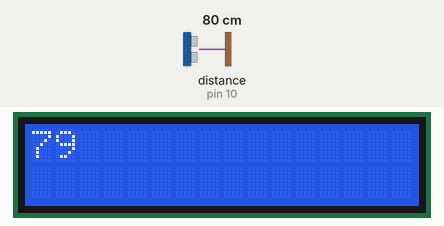
Recording of a sketch running on a simulated Arduino Uno, built with avr-gcc and run on an emulated ATmega328P. On the bench: 16×2 character LCD. Inputs (shaded band) come from the test bench; at power-on: distance to the obstacle (sensor on pin 10) 80 cm. The echo pulse lasts 58.3 µs per cm; what the sketch prints to the serial monitor is not drawn.

Above: at 1.2 s.
1.3 s: distance to the obstacle (sensor on pin 10) set to 2 cm
At 4.1 s:
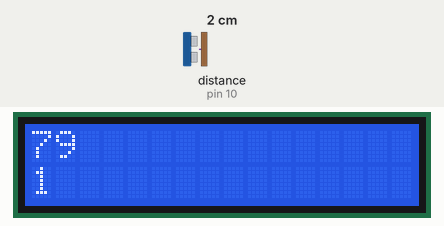
4.5 s: distance to the obstacle (sensor on pin 10) set to 4 cm
At 6.5 s:
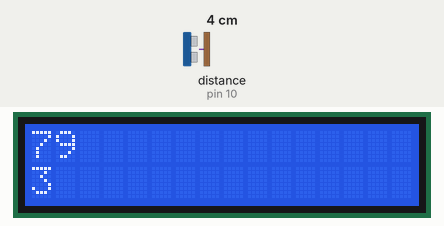
7.5 s: distance to the obstacle (sensor on pin 10) set to 9 cm
At 10.1 s:
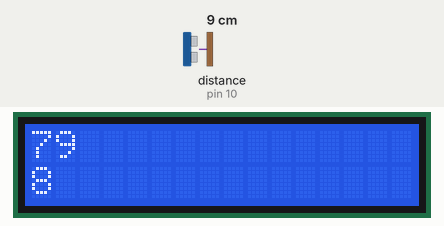
Timing chart, 0 to 11.6 s (numbered marks = the images above; inputs shaded):
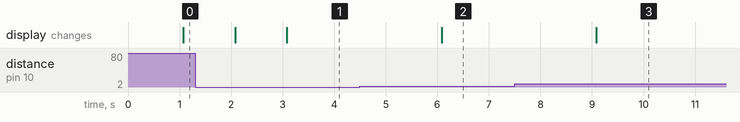

Measured:
- after the input at 1.3 s, the display: first differs from a run without the input after 1.8 s (image 1)
- after the input at 4.5 s, the display: changes after 1.6 s (image 2)
- after the input at 7.5 s, the display: changes after 1.6 s (image 3)

The sketch:

4-6.ino
```cpp
#include <LiquidCrystal.h>
LiquidCrystal lcd (12 , 11 , 5 , 4 , 3 , 2 );
int tring = 9;
int echo = 10;
int duration ;
int dist;
void setup() {
  Serial.begin(9600);
  pinMode(tring , OUTPUT);
  pinMode(echo , INPUT);
  lcd.begin(16 , 2);
  lcd.clear();
}
void loop() {
  digitalWrite(tring , LOW);
  delayMicroseconds(2);
  digitalWrite(tring , HIGH);
  delayMicroseconds(10);
  digitalWrite(tring , LOW);

  duration = pulseIn(echo , HIGH);
  dist = (duration / 2) * 0.0343;
  delay(1000);
  lcd.println(dist);
  lcd.setCursor(0 , 1);
  Serial.println(dist);
}
```
